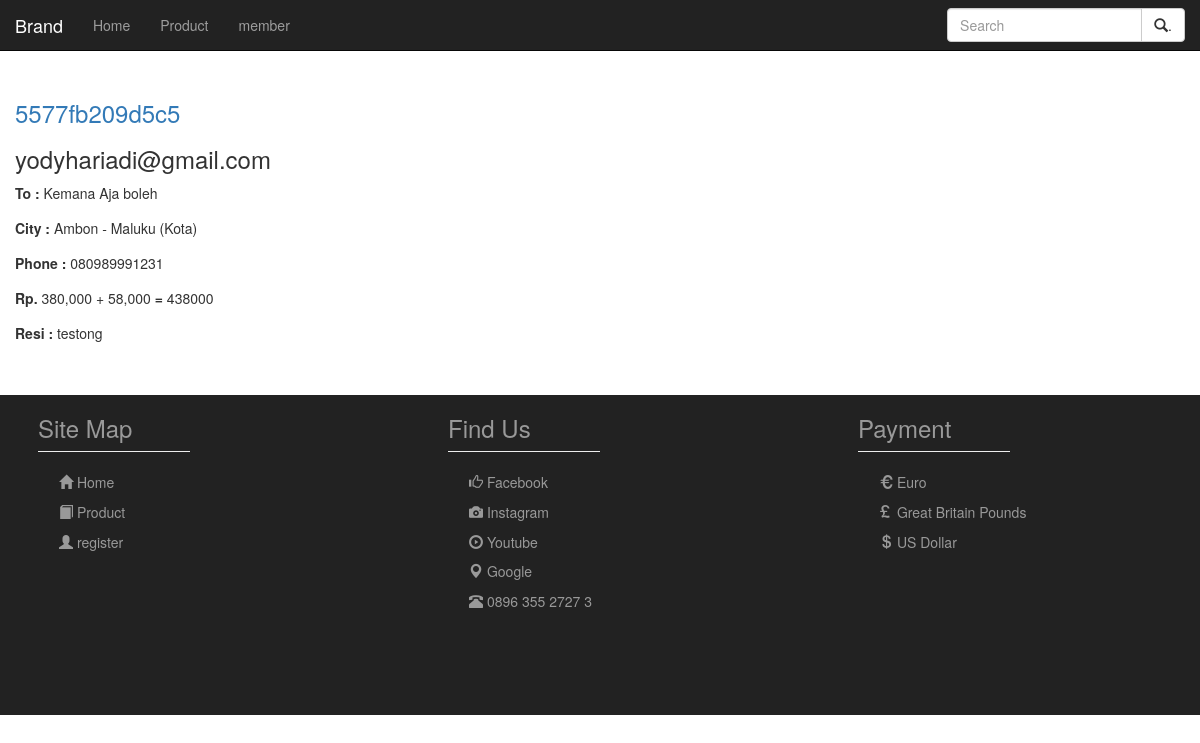
Page /index.php?page=admin/done.php&err=success on the committed database.
### tables this page shows
CREATE TABLE IF NOT EXISTS `payment` (
  `paymentid` int(11) NOT NULL,
  `headerid` varchar(50) NOT NULL,
  `status` varchar(10) NOT NULL,
  `rekening` varchar(100) NOT NULL,
  `an` varchar(100) NOT NULL,
  `amount` int(11) NOT NULL,
  `rekeningpenerima` varchar(100) NOT NULL,
  `anpenerima` varchar(100) NOT NULL,
  `note` varchar(100) NOT NULL
);

CREATE TABLE IF NOT EXISTS `header` (
  `headerid` varchar(50) NOT NULL,
  `username` varchar(50) NOT NULL,
  `date` varchar(10) NOT NULL,
  `address` varchar(250) NOT NULL,
  `Status` varchar(10) NOT NULL,
  `destinationcity` varchar(100) NOT NULL,
  `ongkir` int(11) NOT NULL,
  `total` int(11) NOT NULL,
  `phone` varchar(15) NOT NULL,
  `resi` varchar(50) NOT NULL
);

### connect.php (called while the page is built, shortened)
<?php
	function query($conn,$sql)
	{
		$index = 0;
		$result = mysqli_query($conn, $sql);
		if (mysqli_num_rows($result) > 0) {
		    while($row = mysqli_fetch_assoc($result)) {
		        $arr[$index]=$row;
		        $index++;
		    }
		} else {
		    $arr = null;
		}
		return $arr;
	}
 ?>

### admin/done.php (the view)
<br/><br/><br/><br/>
<div class="container-fluid">
	<div class="row">
	<?php
		include "connect.php";
		$arr = query($con,"select * from header h join payment p on p.headerid = h.headerid where p.status = 'done' and h.status = 'in JNE' ");
		foreach ($arr as $value) {
	 ?>
	 	<div class="col-md-4">
	 		<a href="#"><h3><?php echo $value['headerid'] ?></h3></a>
	 		<h3><?php echo $value['username'] ?></h3>
	 		<p> <label>To : </label> <?php echo $value['address'] ?></p>
	 		<p> <label>City : </label> <?php echo $value['destinationcity'] ?></p>
	 		<p> <label>Phone : </label> <?php echo $value['phone'] ?></p>
	 		<p> <label>Rp.</label> <?php echo number_format($value['total']) ?> + <?php echo number_format($value['ongkir']) ?>
	 			<label> = </label> <?php echo $value['total']+$value['ongkir'] ?>
	 		</p>
	 		<p> <label>Resi : </label> <?php echo $value['resi'] ?></p>
	 	</div>
	 <?php } ?>
</div>
</div>

### css.css (style rules this page uses)
body { overflow-x:hidden; }

### rows in the picture
payment: headerid "5577fb209d5c5", headerid.username "yodyhariadi@gmail.com", headerid.address "Kemana Aja boleh", headerid.destinationcity "Ambon - Maluku (Kota)", headerid.phone "080989991231", headerid.total "380,000", headerid.ongkir "58,000", $value['total']+$value['ongkir'] "438000", headerid.resi "testong"
